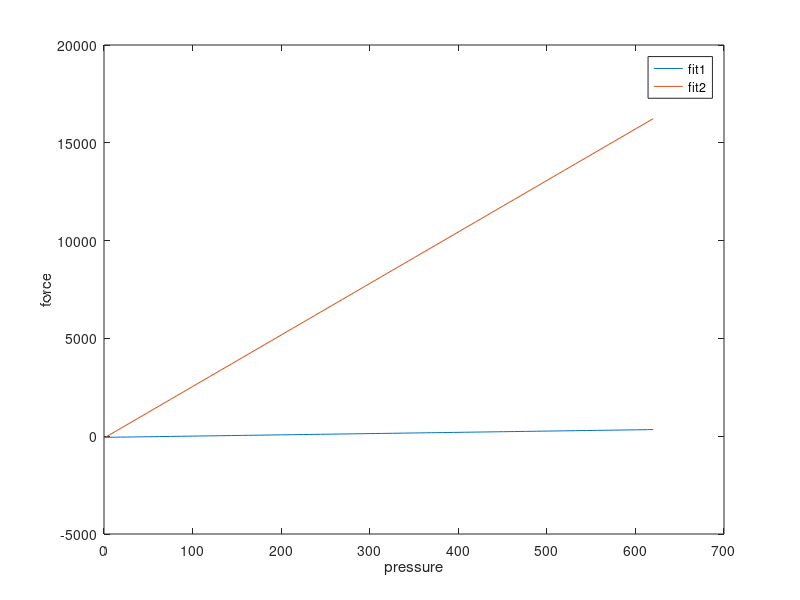

Recreate this plot in MATLAB.
pressure = linspace(0,620,100)

fit1 = (-3.133-17.6676+21.442).*pressure + (2.2667 -38.54-22.77); 
fit2 = (26.33604).*pressure +(-94.66);

figure
plot(pressure,fit1,pressure,fit2)
legend('fit1','fit2')
xlabel('pressure')
ylabel('force')




%% Comparing parameters of model 4: Sept 7 
% model4 = readmatrix('Model4_Parameters.xlsx');
% state = [1,0];
% 
% %% analyze only 10mm13cm- compare slopes across different kinks
% diameter = 10;
% test=10;
% lengths = [13,27];
% 
% 
% % for j=1:length(lengths)
% %     figure(j)
%     for i=1:length(state)
%         [diameter,lengths(j),lo,li,l620,kink,kmax,testnum,State] = choosedata(diameter,lengths(j),test);
%         data = model4(model4(:,1)==diameter&model4(:,2)==lengths(j)&model4(:,8)==state(i),:);
%         plot(data(:,5),data(:,13))
%         str = sprintf('Slope vs Strain %d%d',lengths(j),state(i))
%         title(str)
%         grid on
%         hold on
%     end
%     hold off
%     legend('pressurizing','depressurizing')
%     
    
%     end
%     legend('Pressurizing','Depressurizing')
% end

































% 10mm 13cm
% pressure = linspace(0,620,100);
% 
% P_yfit10mm13cm_1 = 0.64121*pressure - 59.044; 
% P_yfit10mm13cm_2 = 0.645*pressure -130.74;
% P_yfit10mm13cm_3 = 0.589*pressure - 194.8;
% P_yfit10mm13cm_4 = 0.536*pressure - 231.369;
% 
% DP_yfit10mm13cm_1 = 0.6146*pressure - 52.014; 
% DP_yfit10mm13cm_2 = 0.598*pressure -106.24;
% DP_yfit10mm13cm_3 = 0.5532*pressure - 165.65;
% DP_yfit10mm13cm_4 = 0.429*pressure - 161.69;
% 
% %% 20mm 40cm
% P_yfit20mm40cm_1 = 2.29*pressure -162.54;
% P_yfit20mm40cm_2 = 1.7865*pressure -340.65;
% P_yfit20mm40cm_3 = 1.546*pressure - 344.227;
% P_yfit20mm40cm_4 = 1.106*pressure - 355.3;
% 
% 
% DP_yfit20mm40cm_1 = 2.2619*pressure -153.32;
% DP_yfit20mm40cm_2 = 1.739*pressure -318.90;
% DP_yfit20mm40cm_3 = 1.496*pressure -319.38;
% DP_yfit20mm40cm_4 = 1.0365*pressure -321.19;
% 
% figure
% subplot(221)
% plot(pressure,P_yfit10mm13cm_1,pressure,P_yfit10mm13cm_2,pressure,P_yfit10mm13cm_3,pressure,P_yfit10mm13cm_4);
% title('10mm13cm - Pressure vs Force (P)')
% ylim([0,1000])
% legend
% grid on
% subplot(222)
% plot(pressure,DP_yfit10mm13cm_1,pressure,DP_yfit10mm13cm_2,pressure,DP_yfit10mm13cm_3,pressure,DP_yfit10mm13cm_4);
% title('10mm13cm -Pressure vs Force(DP)')
% ylim([0,1000])
% legend
% grid on
% subplot (223)
% plot(pressure,P_yfit20mm40cm_1,pressure,P_yfit20mm40cm_2,pressure,P_yfit20mm40cm_3,pressure,P_yfit20mm40cm_4);
% title('20mm40cm -Pressure vs Force (P)')
% ylim([0,1000])
% legend
% grid on
% subplot(224)
% plot(pressure,DP_yfit20mm40cm_1,pressure,DP_yfit20mm40cm_2,pressure,DP_yfit20mm40cm_3,pressure,DP_yfit20mm40cm_4);
% title('20mm40cm -Pressure vs Force (P)')
% ylim([0,1000])
% legend
% grid on



